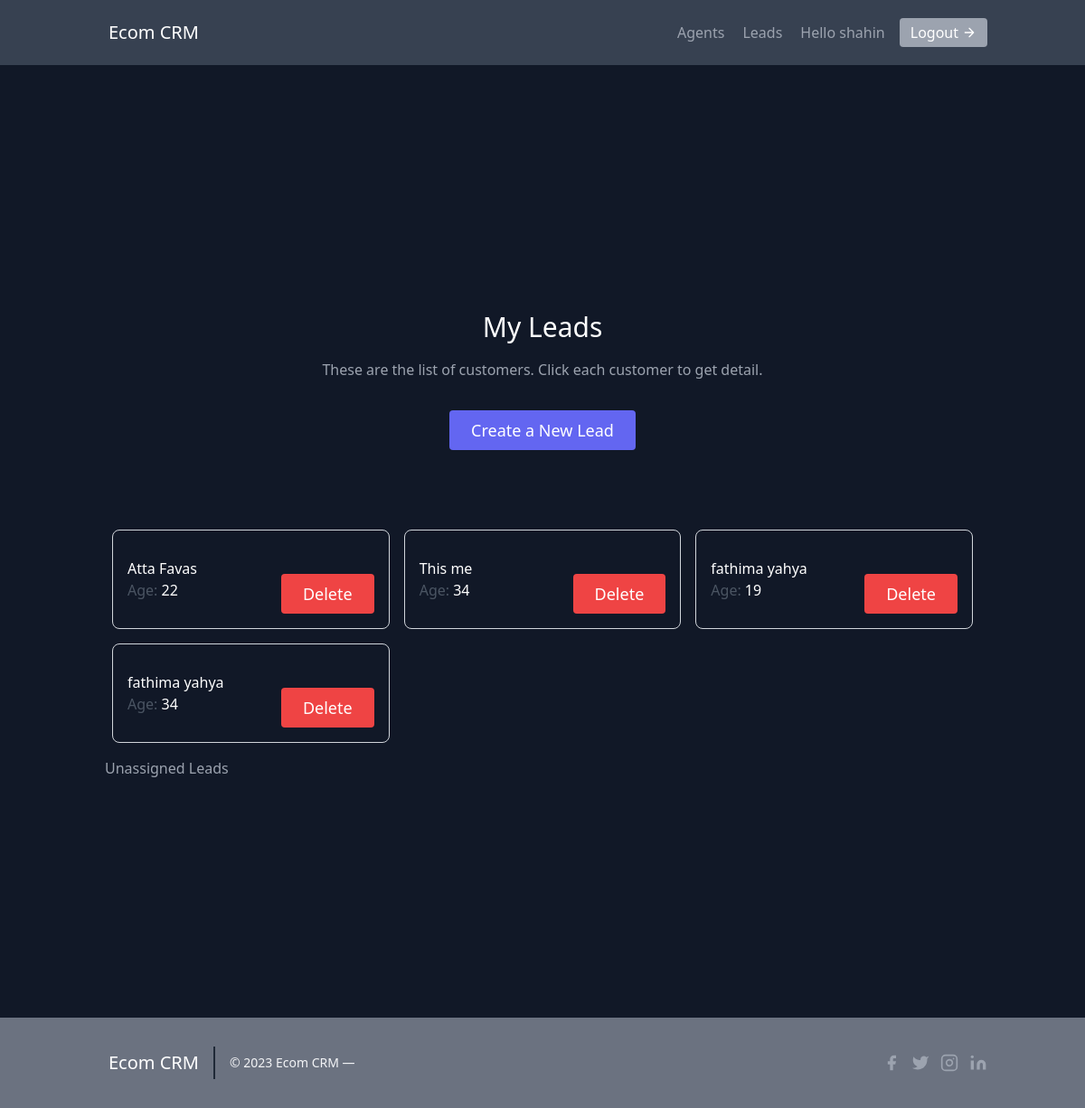
Before: /leads/ (signed in) with the older database file.
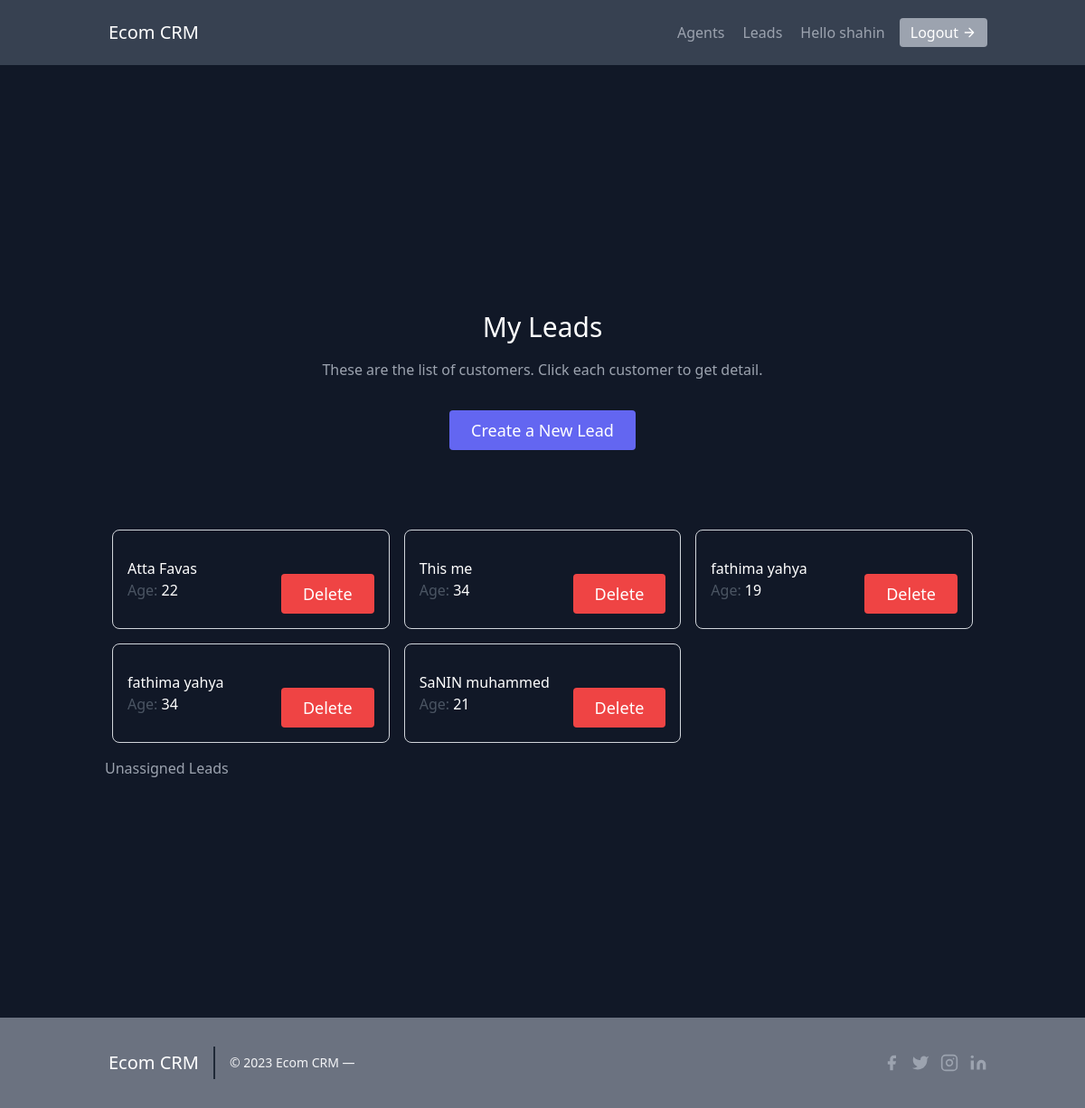
After: the same page with the newer database file.
### leads/models.py (models this page shows, shortened)
class Lead(models.Model):
    first_name = models.CharField(max_length=25)
    last_name = models.CharField(max_length=25)
    age = models.IntegerField(default=10)
    organisation = models.ForeignKey(UserProfile, on_delete=models.CASCADE, default=1)
    agent = models.ForeignKey("Agent", null=True, blank=True, on_delete=models.SET_NULL)

### leads/views.py (the view)
# urls.py: path('', views.LeadListView.as_view(), name='lead-list'),
class LeadListView(LoginRequiredMixin, ListView):
    template_name = 'leads/lead_list.html'
    context_object_name = 'leads'
    def get_queryset(self):
        user = self.request.user
        if user.is_organiser:
            queryset = Lead.objects.filter(organisation = user.userprofile, agent__isnull = False )
        else:
            queryset = queryset.filter(organisation = user.agent.organisation, agent__isnull = False)
            queryset = Lead.objects.filter(agent__user = user)
        return queryset
    def get_context_data(self, *kwargs):
        context = super(LeadListView, self).get_context_data(*kwargs)
        user = self.request.user
        if user.is_organiser:
            queryset = Lead.objects.filter(organisation = user.userprofile, agent__isnull=True)
            context.update({
                "unassigned_leads": queryset
            })
        return context

### templates/leads/lead_list.html (shortened to what this page needs)
{% extends "../base.html" %}
    {% block content %}
    <section class="text-gray-400 bg-gray-900 body-font pt-44 pb-40">
        <div class="container px-5 py-24 mx-auto">
          <div class="flex flex-col justify-center items-center text-center w-full mb-20">
            <h1 class="sm:text-3xl text-2xl font-medium title-font mb-4 text-white">My Leads</h1>
            <p class="lg:w-2/3 mx-auto leading-relaxed text-base">These are the list of customers. Click each customer to get detail.</p>
            {% if request.user.is_organiser %}
              <button class="text-white bg-indigo-500 border-0 py-2 px-6 mt-8 focus:outline-none hover:bg-gray-700 hover:text-white rounded text-lg transition-all">
                <a href="{% url 'leads:create-lead' %}">
                  Create a New Lead
                </a>
              </button>
            {% endif %}
          </div>
            <div class="flex flex-wrap m-2">
              {% for lead in leads  %}
              <div class="p-2 lg:w-1/3 md:w-1/2 w-full">
                      <a href="{% url 'leads:lead-detail' lead.pk %}">
                      <div class="h-full flex items-center justify-between border-gray-300 border p-4 rounded-lg group hover:bg-white cursor-pointer transition-all">
                          <div class="flex-grow ">
                              <h2 class="text-white group-hover:text-black title-font font-medium">{{ lead.first_name }} {{ lead.last_name }}</h2>
                              <p class="text-gray-600">Age: <span class="text-white group-hover:text-black"> {{ lead.age }} </span></p>
                          </div>
                          <div class="text-white bg-red-500 border-0 py-2 px-6 mt-8 focus:outline-none hover:bg-gray-700 hover:text-white rounded text-lg transition-all">
                              <a href="{% url 'leads:delete-lead' lead.pk %}">
                                  Delete
                              </a>
                          </div>
                      </div>
                  </a>
                  </div>
              {% endfor %}
            </div>
            <div class="flex flex-wrap m-2">
              <h1> Unassigned Leads </h1>
            </div>
        </div>
      </section>
    {% endblock content %}

Changed rows visible on the page:
added Lead: first_name "SaNIN", last_name "muhammed", age "21"
